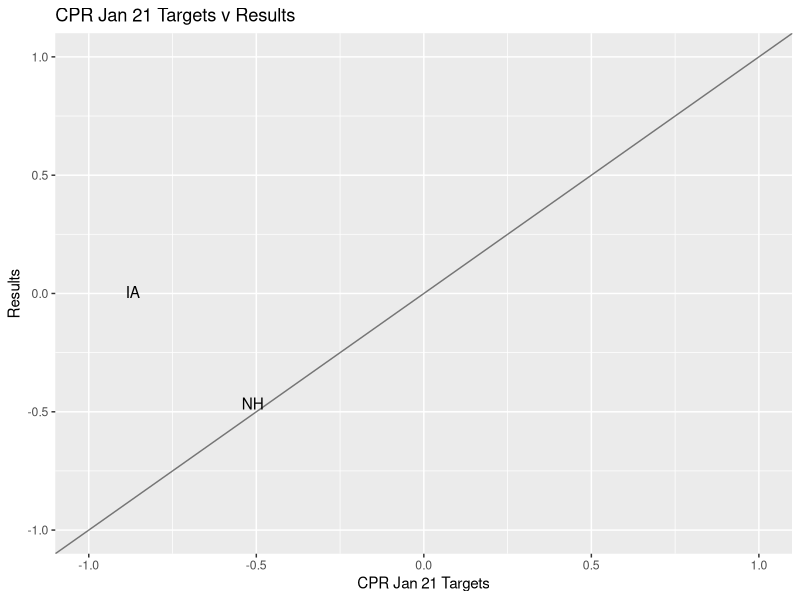

Source code (R):
## ---- chunk 1
require(ggplot2)
## ---- chunk 2
delegates <- data.frame(State = c("Iowa", "New Hampshire"),
                        Clinton_percentage=c(49.86, 37.95), Sanders_percentage=c(49.57, 60.4),
                        Clinton_target=c(13, 9), Sanders_target=c(31, 15))

plot <- ggplot(delegates, aes(x = log(Clinton_target/Sanders_target), y = log(Clinton_percentage/Sanders_percentage)) ) +
  geom_text( aes(label=state.abb[match(State, state.name)])) +
  scale_size_continuous(range = c(2,7), limits = c(14,475)) +
  labs(title = "CPR Jan 21 Targets v Results", x = "CPR Jan 21 Targets", y = "Results", size = "Total delegates") +
  geom_abline(intercept = 0, slope=1, alpha = 0.5) +
  xlim(-1,1) + ylim(-1,1)
plot
